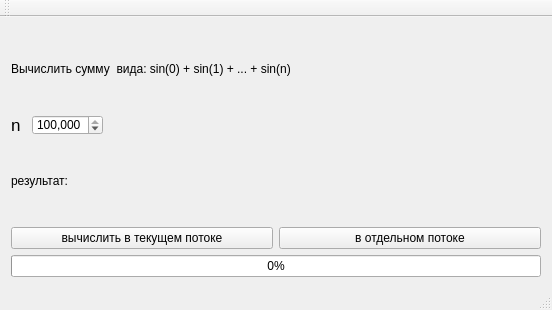
<?xml version="1.0" encoding="UTF-8"?>
<ui version="4.0">
 <class>MainWindow</class>
 <widget class="QMainWindow" name="MainWindow">
  <property name="geometry">
   <rect>
    <x>0</x>
    <y>0</y>
    <width>552</width>
    <height>310</height>
   </rect>
  </property>
  <property name="windowTitle">
   <string>MainWindow</string>
  </property>
  <widget class="QWidget" name="centralWidget">
   <layout class="QVBoxLayout" name="verticalLayout">
    <item>
     <layout class="QHBoxLayout" name="horizontalLayout_3">
      <item>
       <widget class="QLabel" name="label">
        <property name="text">
         <string>Вычислить сумму  вида: sin(0) + sin(1) + ... + sin(n)</string>
        </property>
       </widget>
      </item>
      <item>
       <spacer name="horizontalSpacer_3">
        <property name="orientation">
         <enum>Qt::Horizontal</enum>
        </property>
        <property name="sizeHint" stdset="0">
         <size>
          <width>40</width>
          <height>20</height>
         </size>
        </property>
       </spacer>
      </item>
     </layout>
    </item>
    <item>
     <layout class="QHBoxLayout" name="horizontalLayout">
      <item>
       <widget class="QLabel" name="label_2">
        <property name="font">
         <font>
          <pointsize>13</pointsize>
         </font>
        </property>
        <property name="text">
         <string>n </string>
        </property>
       </widget>
      </item>
      <item>
       <widget class="QSpinBox" name="spinBox_n">
        <property name="maximumSize">
         <size>
          <width>131</width>
          <height>20</height>
         </size>
        </property>
        <property name="showGroupSeparator" stdset="0">
         <bool>true</bool>
        </property>
        <property name="maximum">
         <number>1000000000</number>
        </property>
        <property name="singleStep">
         <number>1000000</number>
        </property>
        <property name="value">
         <number>100000000</number>
        </property>
       </widget>
      </item>
      <item>
       <spacer name="horizontalSpacer">
        <property name="orientation">
         <enum>Qt::Horizontal</enum>
        </property>
        <property name="sizeHint" stdset="0">
         <size>
          <width>40</width>
          <height>20</height>
         </size>
        </property>
       </spacer>
      </item>
     </layout>
    </item>
    <item>
     <layout class="QHBoxLayout" name="horizontalLayout_2">
      <item>
       <widget class="QLabel" name="label_3">
        <property name="text">
         <string>результат:</string>
        </property>
       </widget>
      </item>
      <item>
       <widget class="QLabel" name="label_result">
        <property name="minimumSize">
         <size>
          <width>131</width>
          <height>0</height>
         </size>
        </property>
        <property name="text">
         <string/>
        </property>
        <property name="textInteractionFlags">
         <set>Qt::LinksAccessibleByMouse|Qt::TextSelectableByKeyboard|Qt::TextSelectableByMouse</set>
        </property>
       </widget>
      </item>
      <item>
       <spacer name="horizontalSpacer_2">
        <property name="orientation">
         <enum>Qt::Horizontal</enum>
        </property>
        <property name="sizeHint" stdset="0">
         <size>
          <width>40</width>
          <height>20</height>
         </size>
        </property>
       </spacer>
      </item>
     </layout>
    </item>
    <item>
     <layout class="QHBoxLayout" name="horizontalLayout_4">
      <item>
       <widget class="QPushButton" name="pushButton_run_here">
        <property name="text">
         <string>вычислить в текущем потоке</string>
        </property>
       </widget>
      </item>
      <item>
       <widget class="QPushButton" name="pushButton_run_thread">
        <property name="text">
         <string>в отдельном потоке</string>
        </property>
       </widget>
      </item>
     </layout>
    </item>
    <item>
     <widget class="QProgressBar" name="progressBar">
      <property name="value">
       <number>0</number>
      </property>
     </widget>
    </item>
   </layout>
  </widget>
  <widget class="QMenuBar" name="menuBar">
   <property name="geometry">
    <rect>
     <x>0</x>
     <y>0</y>
     <width>552</width>
     <height>22</height>
    </rect>
   </property>
  </widget>
  <widget class="QToolBar" name="mainToolBar">
   <attribute name="toolBarArea">
    <enum>TopToolBarArea</enum>
   </attribute>
   <attribute name="toolBarBreak">
    <bool>false</bool>
   </attribute>
  </widget>
  <widget class="QStatusBar" name="statusBar"/>
 </widget>
 <layoutdefault spacing="6" margin="11"/>
 <resources/>
 <connections/>
</ui>
